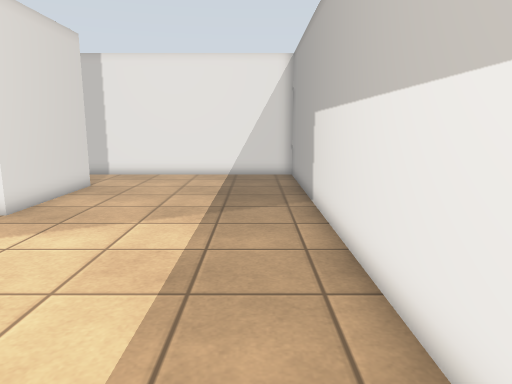
[1] (above)

24 first-person views from a walk through a robot-simulator world made for Gazebo. The camera is 1.2 m above the floor, tilts 10° down and sees 70° across. The floor is counted in squares, 0.5 m on a side. Each view is taken from the middle of a square. On the plan, view 1 faces up. The plan holds only what a view shows up to about 20 squares ahead; the rest is blank. The place goes on beyond the plan. Simple shapes stand in for some stock models. Some surface patterns are stand-ins.

[2]
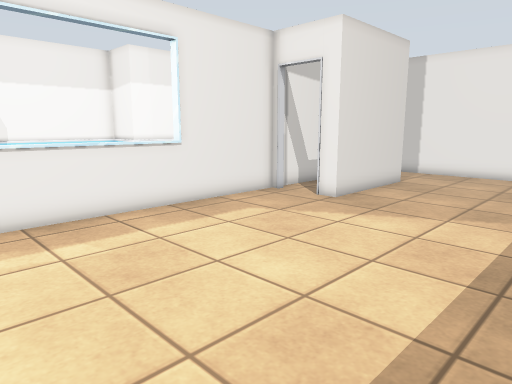

[3]
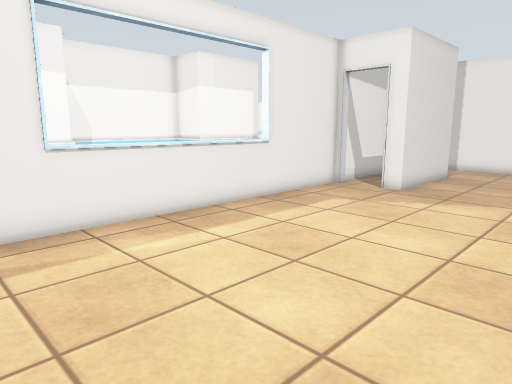

[4]
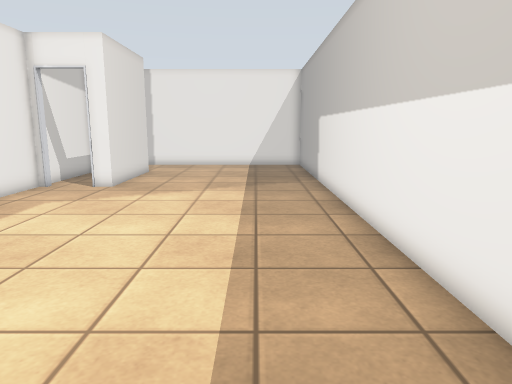

[5]
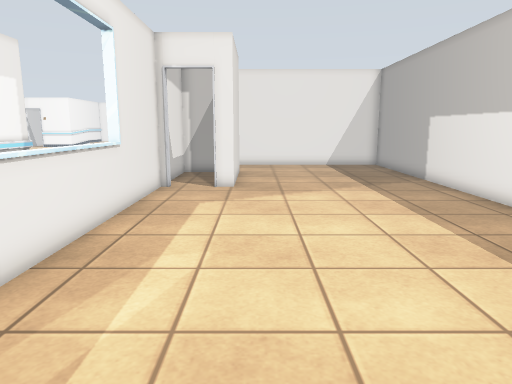

[6]
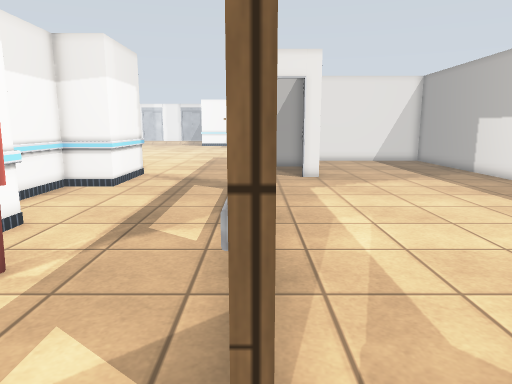

[7]
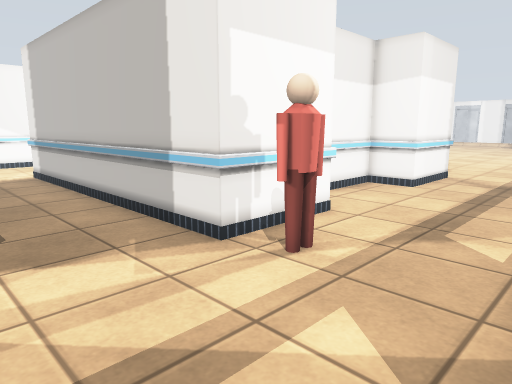

[8]
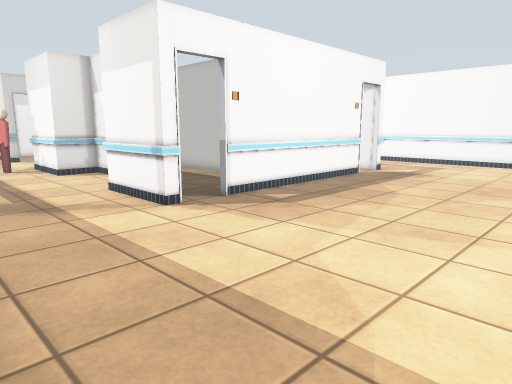

[9]
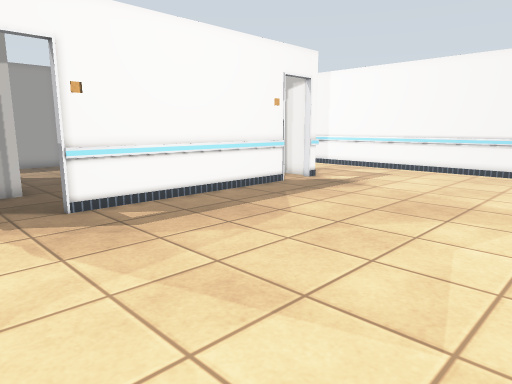

[10]
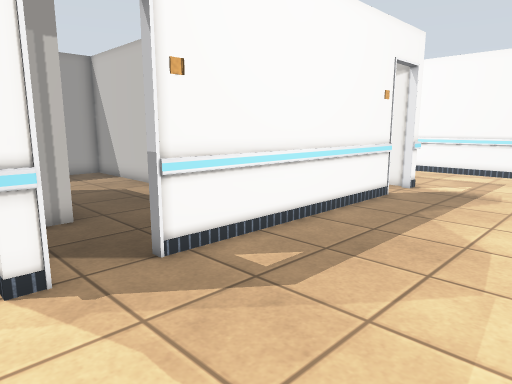

[11]
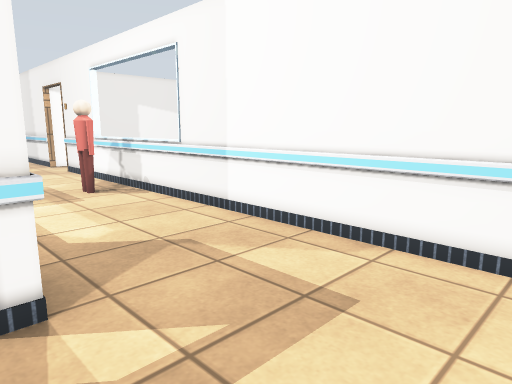

[12]
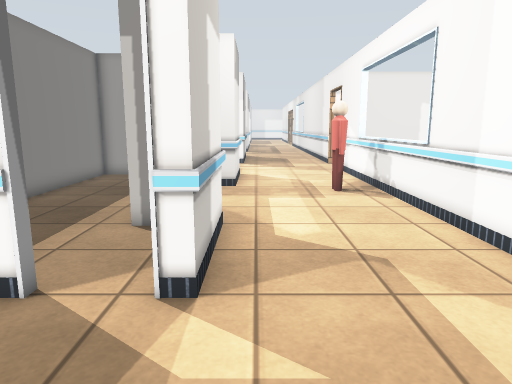

[13]
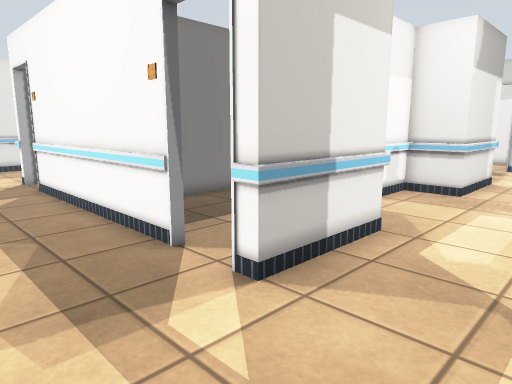

[14]
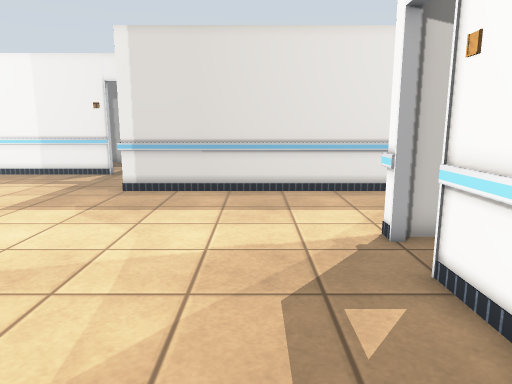

[15]
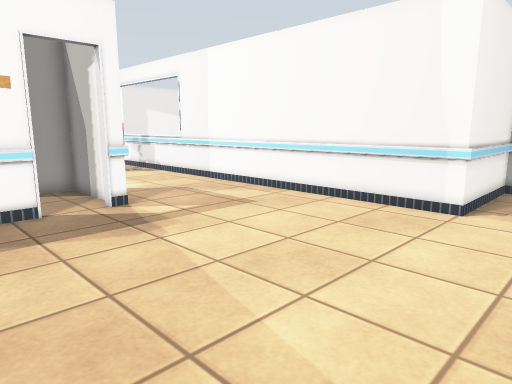

[16]
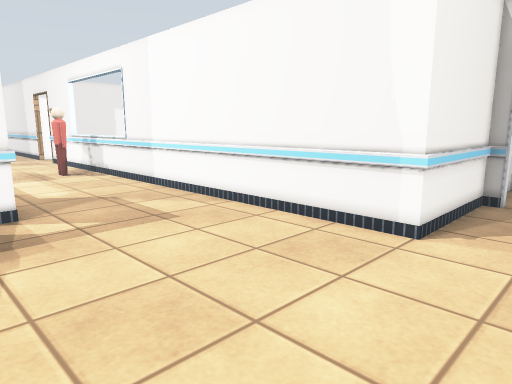

[17]
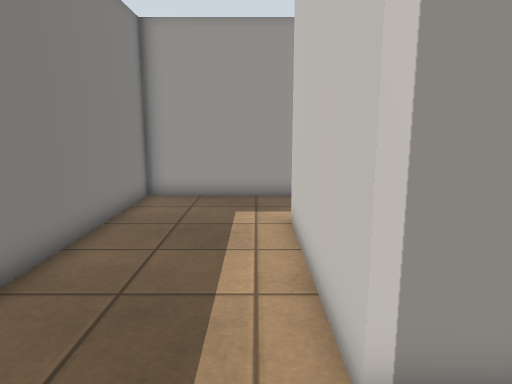

[18]
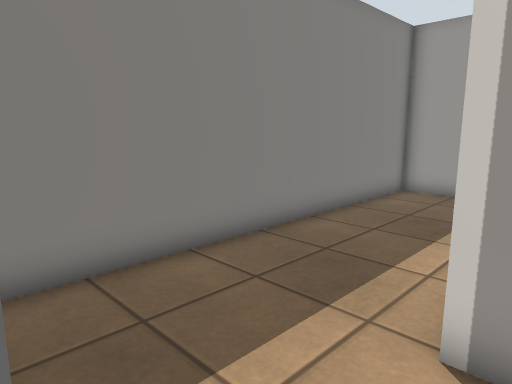

[19]
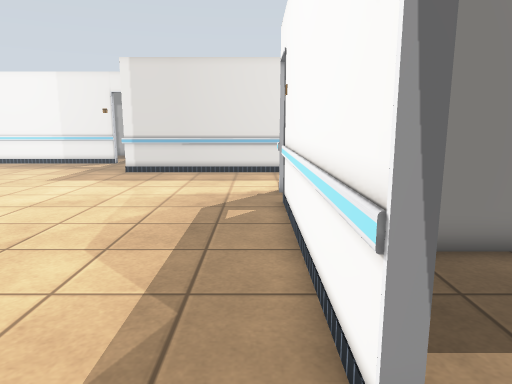

[20]
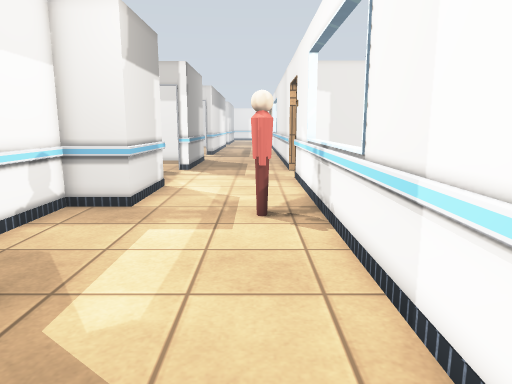

[21]
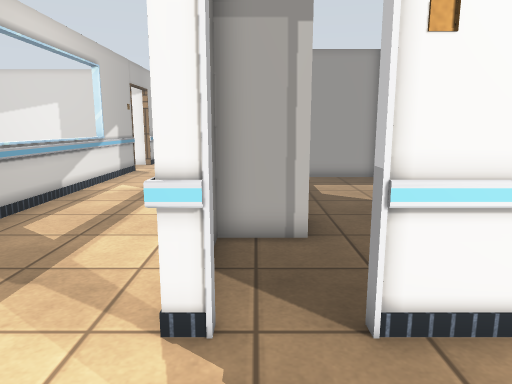

[22]
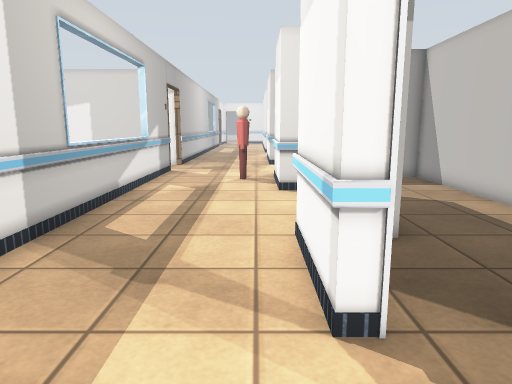

[23]
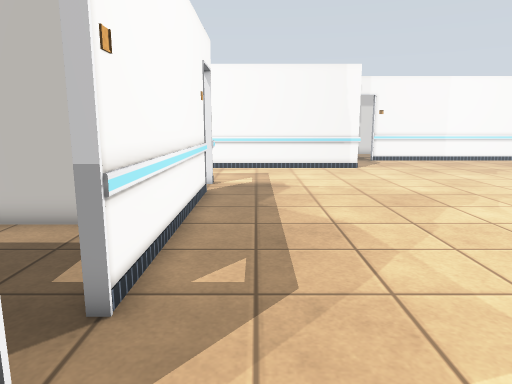

[24]
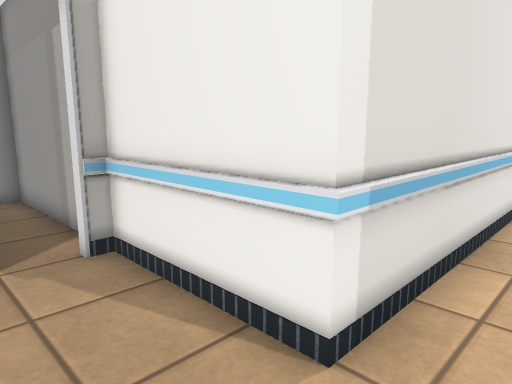

### Floor plan
Points are (right, up) in squares from view 1. A wall is a line through its corners. A room is listed if a view was taken in it or the views show most of it. See-through windows are left out.
Room 1 (views 1, 2, 3, 4, 5)
walls: (-9.5, 10.2) (-9.5, 9.9); (-9.9, 9.9) (-9.9, -2.6); (1.9, -1.2) (1.9, 19.8); (-6.9, 15.2) (-6.9, 9.9) (-7.8, 9.9); (-8.2, 14.9) (-9.9, 14.9) (-9.9, 10.5); (1.9, 18.9) (-8.7, 18.9)
ways out: opening at (-10, -7) to room 2
Room 2 (views 6, 7, 8, 9, 10, 11, 12, 13, 14, 15, 16, 18, 19, 20, 21, 22, 23, 24)
walls: (-16.5, 10.8) (-16.5, 11.1) (-15.9, 11.1) (-15.9, 7) (-17.9, 7) (-17.9, 1) (-15.9, 1) (-15.9, -3.1) (-30.1, -3.1) (-30.1, 1) (-28.2, 1) (-28.2, 4); (-27.7, 10.8) (-27.7, 11.1) (-18.4, 11.1) (-18.4, 10.8); (-30.1, 6.9) (-30.1, 11.1) (-29.6, 11.1) (-29.6, 10.8); (-38.5, 19.2) (-35.9, 19.1) (-35.9, -5.6); (-5.1, 19.6) (-4.8, 19.6); (-4.8, 21.5) (-5.1, 21.5) (-5.1, 22.5); (-3.3, 19.1) (1.9, 19.1); (-9.8, -5.6) (-10.1, -5.6) (-10.1, 19.1) (-5.1, 19.1)
ways out: opening at (-10, -7) to room 1; opening at (-28.5, 11) to room 3; opening at (-17.5, 11) to room 4; opening at (-36, -7.5)
objects: person (-34, 1) to (-34, 2); person (-15, -3) to (-14, -2)
Room 3 (view 17)
walls: (-28.4, -2.9) (-23, -2.9); (-23.1, -3) (-23.1, 10.3); (-29.9, 10.8) (-29.9, 7.2) (-27.9, 7.2) (-27.9, 0.6)
ways out: opening at (-28.5, 11) to room 2
Room 4 (no view inside)
walls: (-18.2, 7.2) (-16.1, 7.2) (-16.1, 7.9); (-22.9, 8.6) (-22.9, -3); (-16.1, 10) (-16.1, 10.7); (-23, -2.9) (-19.6, -2.9)
ways out: opening at (-17.5, 11) to room 2

Where each view was taken, in squares from view 1:
view 1: 0 up, 0 right, facing up
view 2: 1 down, 0 right, facing up-left
view 3: 4 down, 1 left, facing up-left
view 4: 5 down, 1 left, facing up
view 5: 5 down, 6 left, facing up
view 6: 8 down, 10 left, facing up
view 7: 8 down, 10 left, facing up-left
view 8: 21 up, 10 left, facing down-left
view 9: 22 up, 15 left, facing down-left
view 10: 17 up, 15 left, facing down-left
view 11: 16 up, 29 left, facing down-left
view 12: 16 up, 31 left, facing down
view 13: 15 up, 34 left, facing down-right
view 14: 14 up, 24 left, facing right
view 15: 22 up, 25 left, facing down-left
view 16: 22 up, 28 left, facing down-left
view 17: 10 up, 27 left, facing down
view 18: 11 up, 29 left, facing down-right
view 19: 12 up, 30 left, facing right
view 20: 12 up, 34 left, facing down
view 21: 15 up, 17 left, facing down
view 22: 15 up, 15 left, facing down
view 23: 13 up, 14 left, facing left
view 24: 22 up, 12 left, facing down-right
